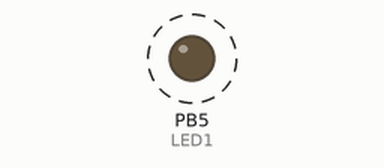
Simulated run of this program. Board: ATmega328P, built with avr-gcc and emulated at 16 MHz. Parts: output pins drawn as LEDs (lit = HIGH). Dashed ring = blinking.

Above: at 0.5 s.
Timing chart, 0 to 4.6 s (numbered marks = the images above):
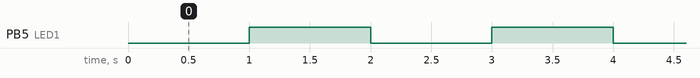

Measured:
- by itself, PB5 (LED1): alternates HIGH for 1.0 s and LOW for 1.0 s

The program:

main.c
```c
/*
 Titel: C Labor 2 Aufgabe 2
 Laborgruppe: A9

 Lars Jelschen, Matrikelnummer: 5100174
 Marvin Klusmeyer, Matrikelnummer: 5093298
*/

#define F_CPU 16000000UL

#include <avr/io.h>
#include <util/delay.h>

// LED Pin als Variable setzen
#define LED1 5
int main(void){
	 // Interne LED an PB5
	DDRB |= 1<<LED1;

	while (1){
		// wartet auf 1s
		_delay_ms(1000);
		// toggle PB5
		PORTB ^= (1<<LED1);
	}
}
```
